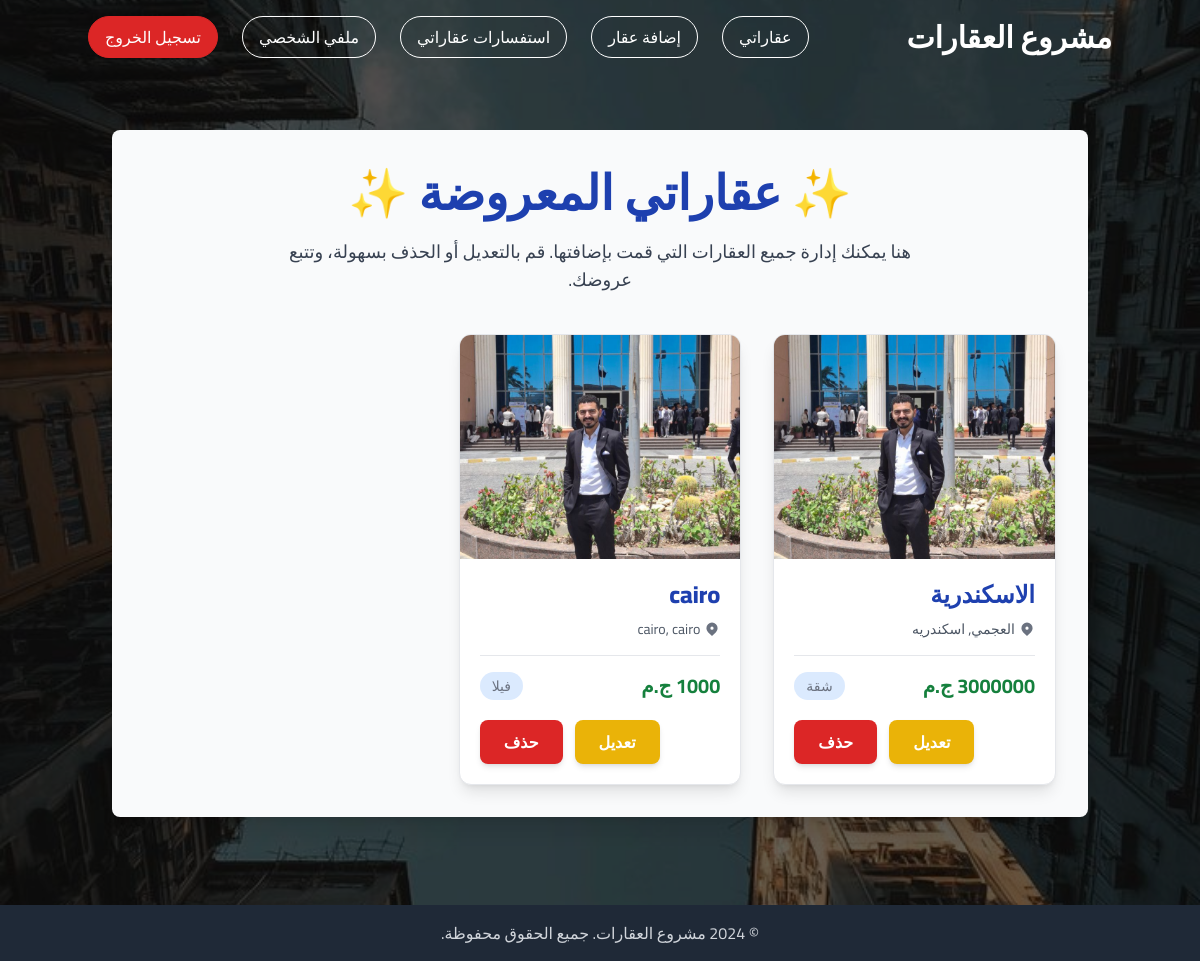
The app's page /my-properties/ (signed in), older data.
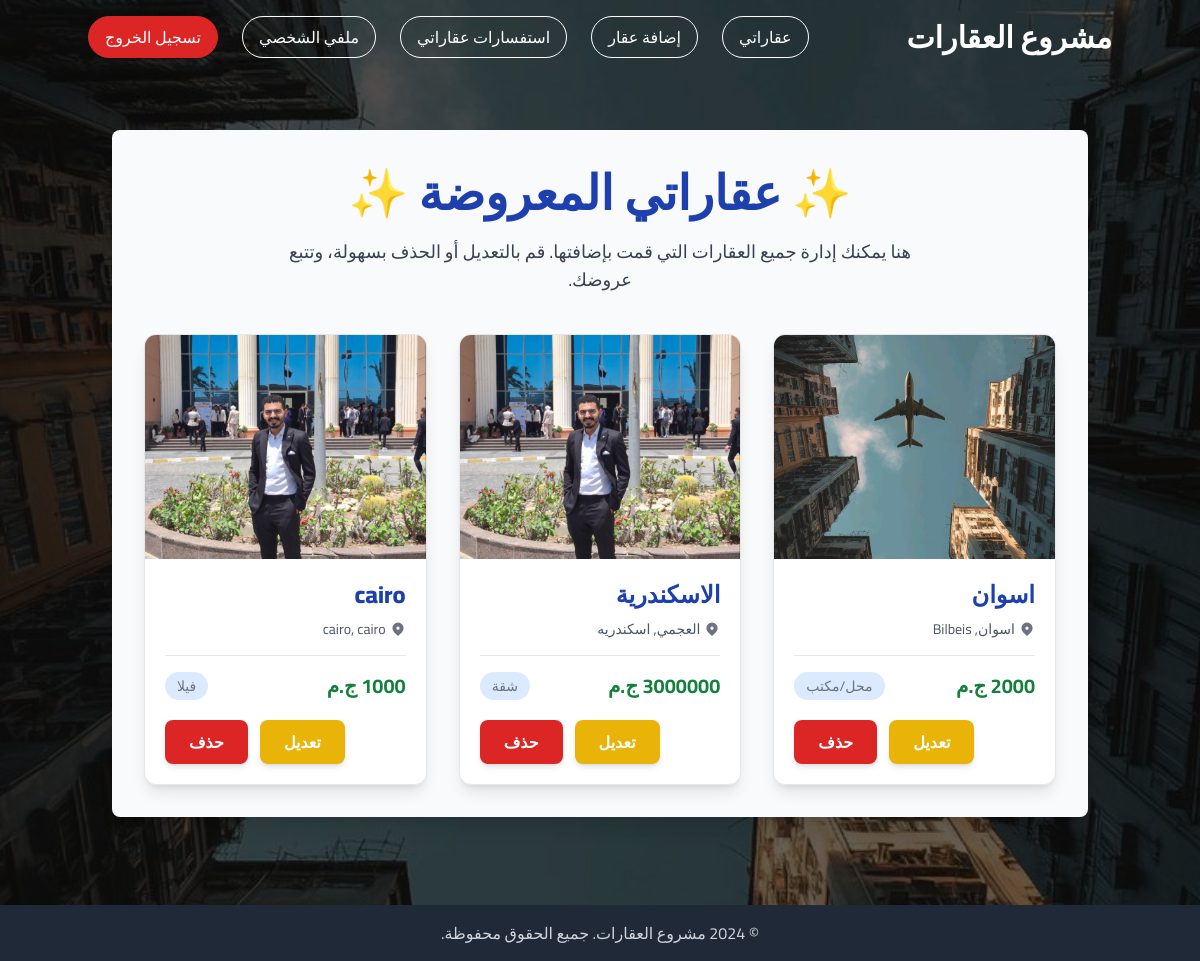
The same page, newer data.
### properties/models.py (models this page shows, shortened)
class Property(models.Model):
    PROPERTY_TYPES = (
        ('apartment', 'شقة'),
        ('villa', 'فيلا'),
        ('land', 'أرض'),
        ('commercial', 'محل/مكتب'),
        ('chalet', 'شاليه'),
        ('other', 'أخرى'),
    )
    PROPERTY_STATUS = (
        ('for_sale', 'للبيع'),
        ('for_rent', 'للإيجار'),
    )
    owner = models.ForeignKey(User, on_delete=models.CASCADE, related_name='properties_owned', verbose_name='المالك')
    title = models.CharField(max_length=200, verbose_name='عنوان العقار')
    description = models.TextField(verbose_name='الوصف')
    property_type = models.CharField(max_length=50, choices=PROPERTY_TYPES, verbose_name='نوع العقار')
    status = models.CharField(max_length=50, choices=PROPERTY_STATUS, verbose_name='الحالة')
    price = models.DecimalField(max_digits=12, decimal_places=2, verbose_name='السعر') # DecimalField للأرقام العشرية زي الأسعار
    area = models.DecimalField(max_digits=10, decimal_places=2, help_text='بالمتر المربع', verbose_name='المساحة')
    bedrooms = models.IntegerField(default=0, verbose_name='عدد غرف النوم')
    bathrooms = models.IntegerField(default=0, verbose_name='عدد الحمامات')
    location_address = models.CharField(max_length=255, verbose_name='العنوان بالتفصيل')
    city = models.CharField(max_length=100, verbose_name='المدينة')
    district = models.CharField(max_length=100, blank=True, null=True, verbose_name='الحي/المنطقة')
    latitude = models.DecimalField(max_digits=22, decimal_places=16, blank=True, null=True, verbose_name='خط العرض')
    longitude = models.DecimalField(max_digits=22, decimal_places=16, blank=True, null=True, verbose_name='خط الطول')
    published_date = models.DateTimeField(default=timezone.now, verbose_name='تاريخ النشر')
    updated_date = models.DateTimeField(auto_now=True, verbose_name='تاريخ التحديث')
    is_published = models.BooleanField(default=True, verbose_name='منشور')
    features = models.ManyToManyField('Feature', blank=True, related_name='properties', verbose_name='المميزات')
    slug = models.SlugField(unique=True, max_length=255, blank=True, verbose_name='الرابط المخصص')
    class Meta:
        verbose_name = 'عقار'
        verbose_name_plural = 'عقارات'
        ordering = ['-published_date'] # ترتيب العقارات تنازلياً حسب تاريخ النشر

### properties/views.py (the view)
# urls.py: path('my-properties/', views.my_properties_view, name='my_properties'),
@login_required
@user_passes_test(lambda u: u.is_realtor)
def my_properties_view(request):
    my_properties = Property.objects.filter(owner=request.user).prefetch_related('images')
    properties_with_display_image = []
    for prop in my_properties:
        display_image_url = "https://placehold.co/600x336/E5E7EB/4B5563?text=لا+توجد+صورة"
        main_image = prop.images.filter(is_main=True).first()
        if main_image:
            display_image_url = main_image.image.url
        elif prop.images.first():
            display_image_url = prop.images.first().image.url
        properties_with_display_image.append({
            'property': prop,
            'display_image_url': display_image_url
        })
    context = {'my_properties_with_images': properties_with_display_image}
    return render(request, 'properties/my_properties.html', context)

### properties/templates/properties/my_properties.html (shortened to what this page needs)
{% extends 'base.html' %}
{% load static %}
{% block content %}
<div class="max-w-6xl mx-auto p-6 md:p-8 bg-gray-50 rounded-lg shadow-xl my-8">
    <div class="text-center mb-10">
        <h1 class="text-5xl font-extrabold text-blue-800 leading-tight mb-4">
            ✨ عقاراتي المعروضة ✨
        </h1>
        <p class="text-lg text-gray-700 max-w-2xl mx-auto">
            هنا يمكنك إدارة جميع العقارات التي قمت بإضافتها. قم بالتعديل أو الحذف بسهولة، وتتبع عروضك.
        </p>
    </div>
    {% if my_properties_with_images %}
    <div class="grid grid-cols-1 sm:grid-cols-2 lg:grid-cols-3 gap-8">
        {% for item in my_properties_with_images %}
        {% with property=item.property %}
        <div class="bg-white rounded-xl shadow-lg overflow-hidden border border-gray-200 transition-all duration-300 transform hover:scale-102 hover:shadow-2xl">
            <a href="{% if property.slug %}{% url 'properties:property_detail' property.slug %}{% else %}{% url 'properties:property_detail' property.pk %}{% endif %}">
                <img src="{{ item.display_image_url }}" alt="{{ property.title }}" class="w-full h-56 object-cover transition-transform duration-300 hover:scale-105">
            </a>
            <div class="p-5">
                <a href="{% if property.slug %}{% url 'properties:property_detail' property.slug %}{% else %}{% url 'properties:property_detail' property.pk %}{% endif %}" class="text-2xl font-extrabold text-blue-800 hover:text-blue-900 transition-colors duration-200 block mb-2">
                    {{ property.title }}
                </a>
                <p class="text-gray-600 text-sm mb-3 flex items-center">
                    <svg class="w-4 h-4 text-gray-500 ml-1" fill="currentColor" viewBox="0 0 20 20">
                        <path fill-rule="evenodd" d="M5.05 4.05a7 7 0 119.9 9.9L10 18.9l-4.95-4.95a7 7 0 010-9.9zM10 11a2 2 0 100-4 2 2 0 000 4z" clip-rule="evenodd" />
                    </svg>
                    {{ property.location_address|truncatechars:40 }}, {{ property.city }}
                </p>
                <div class="flex items-center justify-between mt-4 border-t pt-4">
                    <span class="text-xl font-bold text-green-700">
                        {{ property.price|floatformat:"0" }} ج.م
                    </span>
                    <span class="text-sm text-gray-500 bg-blue-100 text-blue-800 px-3 py-1 rounded-full">
                        {{ property.get_property_type_display }}
                    </span>
                </div>
                <div class="mt-5 flex justify-end gap-3">
                    <a href="{% url 'properties:update_property' property.slug %}" class="bg-yellow-500 text-white py-2.5 px-6 rounded-lg text-base font-semibold hover:bg-yellow-600 transition duration-300 shadow-md hover:shadow-lg">
                        تعديل
                    </a>
                    <a href="{% url 'properties:delete_property' property.slug %}" class="bg-red-600 text-white py-2.5 px-6 rounded-lg text-base font-semibold hover:bg-red-700 transition duration-300 shadow-md hover:shadow-lg" onclick="return confirm('هل أنت متأكد من حذف هذا العقار؟ لا يمكن التراجع عن هذا الإجراء.');">
                        حذف
                    </a>
                </div>
            </div>
        </div>
        {% endwith %}
        {% endfor %}
    </div>
    {% endif %}
</div>
{% endblock %}

Row changes from the older to the newer data that the page shows:
added Property: shows a picture, property "اسوان", property.location_address "اسوان", property.city "Bilbeis", property.price "2000", property.property_type "محل/مكتب"
